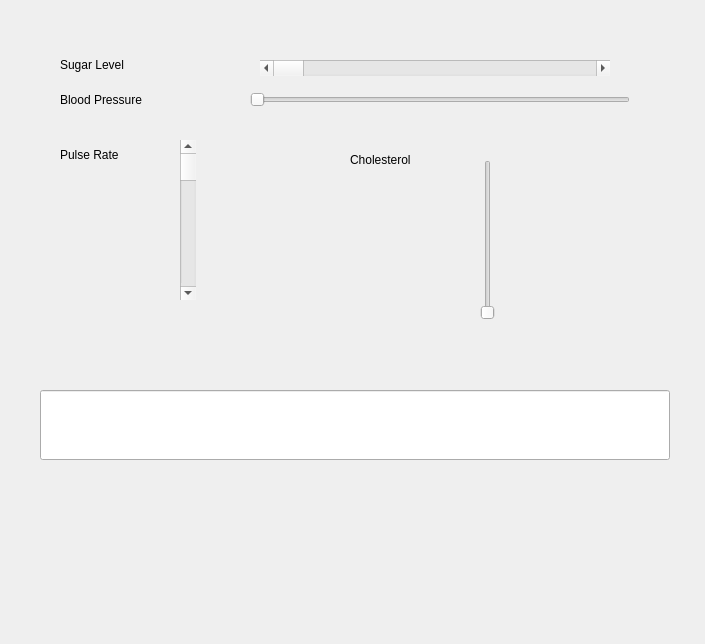
<?xml version="1.0" encoding="UTF-8"?>
<ui version="4.0">
 <class>Dialog</class>
 <widget class="QDialog" name="Dialog">
  <property name="geometry">
   <rect>
    <x>0</x>
    <y>0</y>
    <width>705</width>
    <height>644</height>
   </rect>
  </property>
  <property name="windowTitle">
   <string>Dialog</string>
  </property>
  <widget class="QScrollBar" name="horizontalScrollBarSugarLevel">
   <property name="geometry">
    <rect>
     <x>260</x>
     <y>60</y>
     <width>350</width>
     <height>16</height>
    </rect>
   </property>
   <property name="orientation">
    <enum>Qt::Horizontal</enum>
   </property>
  </widget>
  <widget class="QScrollBar" name="verticalScrollBarPulseRate">
   <property name="geometry">
    <rect>
     <x>180</x>
     <y>140</y>
     <width>16</width>
     <height>160</height>
    </rect>
   </property>
   <property name="orientation">
    <enum>Qt::Vertical</enum>
   </property>
  </widget>
  <widget class="QSlider" name="horizontalSliderBloodPressure">
   <property name="geometry">
    <rect>
     <x>250</x>
     <y>90</y>
     <width>380</width>
     <height>20</height>
    </rect>
   </property>
   <property name="orientation">
    <enum>Qt::Horizontal</enum>
   </property>
  </widget>
  <widget class="QSlider" name="verticalSliderCholesterolLevel">
   <property name="geometry">
    <rect>
     <x>480</x>
     <y>160</y>
     <width>16</width>
     <height>160</height>
    </rect>
   </property>
   <property name="orientation">
    <enum>Qt::Vertical</enum>
   </property>
  </widget>
  <widget class="QLabel" name="label">
   <property name="geometry">
    <rect>
     <x>60</x>
     <y>50</y>
     <width>100</width>
     <height>30</height>
    </rect>
   </property>
   <property name="text">
    <string>Sugar Level</string>
   </property>
  </widget>
  <widget class="QLabel" name="label_2">
   <property name="geometry">
    <rect>
     <x>60</x>
     <y>90</y>
     <width>120</width>
     <height>20</height>
    </rect>
   </property>
   <property name="text">
    <string>Blood Pressure</string>
   </property>
  </widget>
  <widget class="QLabel" name="label_3">
   <property name="geometry">
    <rect>
     <x>60</x>
     <y>140</y>
     <width>90</width>
     <height>30</height>
    </rect>
   </property>
   <property name="text">
    <string>Pulse Rate</string>
   </property>
  </widget>
  <widget class="QLabel" name="label_4">
   <property name="geometry">
    <rect>
     <x>350</x>
     <y>150</y>
     <width>110</width>
     <height>20</height>
    </rect>
   </property>
   <property name="text">
    <string>Cholesterol</string>
   </property>
  </widget>
  <widget class="QLineEdit" name="lineEditResult">
   <property name="geometry">
    <rect>
     <x>40</x>
     <y>390</y>
     <width>630</width>
     <height>70</height>
    </rect>
   </property>
  </widget>
 </widget>
 <resources/>
 <connections/>
</ui>
